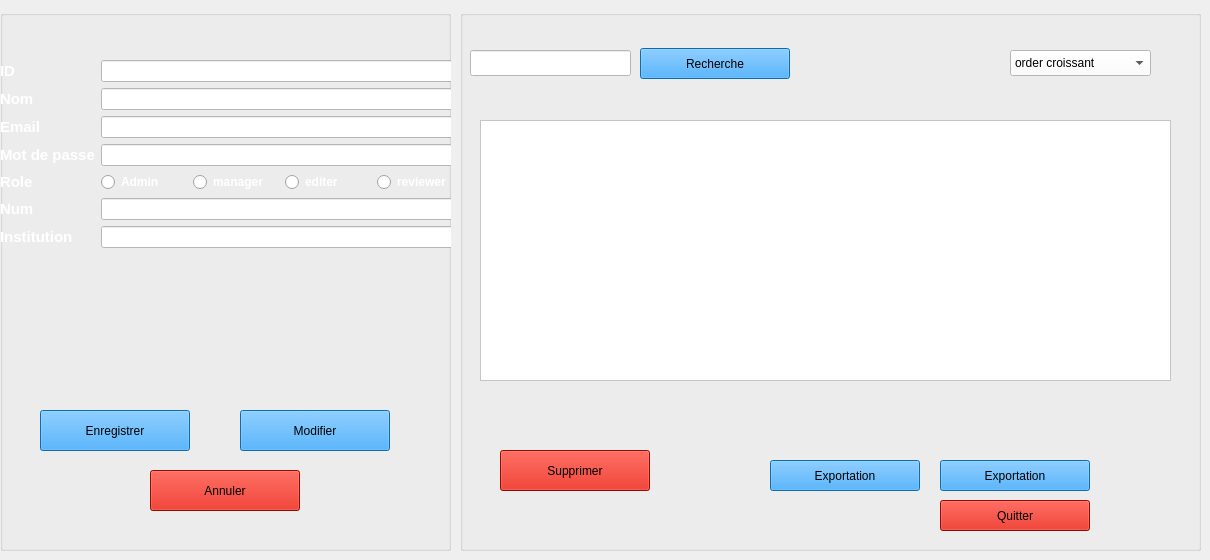
     <widget class="QWidget" name="stackedWidgetPage1">
      <widget class="QGroupBox" name="groupBox_Utilisateur_Form">
       <property name="geometry">
        <rect>
         <x>0</x>
         <y>10</y>
         <width>451</width>
         <height>541</height>
        </rect>
       </property>
       <property name="styleSheet">
        <string notr="true">background-color: rgb(0, 36, 168);
border: #A8D3F0;
/* Style pour tous les GroupBox */
QGroupBox {
    border: 2px solid #2c3e50; /* Couleur de la bordure */
    border-radius: 15px;      /* Même arrondi que les boutons */
    margin-top: 20px;         /* Espace pour le titre en haut */
    font-weight: bold;
    color: #2c3e50;
}
/* Style spécifique pour le titre du GroupBox */
QGroupBox::title {
    subcontrol-origin: margin;
    subcontrol-position: top center; /* Place le titre en haut au centre */
    padding: 0 10px;
}</string>
       </property>
       <property name="title">
        <string/>
       </property>
       <widget class="QWidget" name="formLayoutWidget_Utilisateur">
        <property name="geometry">
         <rect>
          <x>0</x>
          <y>50</y>
          <width>463</width>
          <height>241</height>
         </rect>
        </property>
        <layout class="QFormLayout" name="formLayout_Utilisateur">
         <item row="0" column="0">
          <widget class="QLabel" name="label_ID_Utilisateur">
           <property name="text">
            <string>&lt;html&gt;&lt;head/&gt;&lt;body&gt;&lt;p&gt;&lt;span style=&quot; font-size:11pt; font-weight:700; color:#ffffff;&quot;&gt;ID&lt;/span&gt;&lt;/p&gt;&lt;/body&gt;&lt;/html&gt;</string>
           </property>
          </widget>
         </item>
         <item row="0" column="1">
          <widget class="QLineEdit" name="lineEdit_ID_Utilisateur">
           <property name="styleSheet">
            <string notr="true">background-color: rgb(255, 255, 255);</string>
           </property>
          </widget>
         </item>
         <item row="1" column="0">
          <widget class="QLabel" name="label_Nom_Utilisateur">
           <property name="text">
            <string>&lt;html&gt;&lt;head/&gt;&lt;body&gt;&lt;p&gt;&lt;span style=&quot; font-size:11pt; font-weight:700; color:#ffffff;&quot;&gt;Nom&lt;/span&gt;&lt;/p&gt;&lt;/body&gt;&lt;/html&gt;</string>
           </property>
          </widget>
         </item>
         <item row="1" column="1">
          <widget class="QLineEdit" name="lineEdit_Nom_Utilisateur">
           <property name="styleSheet">
            <string notr="true">background-color: rgb(255, 255, 255);</string>
           </property>
          </widget>
         </item>
         <item row="2" column="0">
          <widget class="QLabel" name="label_Email_Utilisateur">
           <property name="text">
            <string>&lt;html&gt;&lt;head/&gt;&lt;body&gt;&lt;p&gt;&lt;span style=&quot; font-size:11pt; font-weight:700; color:#ffffff;&quot;&gt;Email&lt;/span&gt;&lt;/p&gt;&lt;/body&gt;&lt;/html&gt;</string>
           </property>
          </widget>
         </item>
         <item row="2" column="1">
          <widget class="QLineEdit" name="lineEdit_Email_Utilisateur">
           <property name="styleSheet">
            <string notr="true">background-color: rgb(255, 255, 255);</string>
           </property>
          </widget>
         </item>
         <item row="3" column="1">
          <widget class="QLineEdit" name="lineEdit_Mdp_Utilisateur">
           <property name="styleSheet">
            <string notr="true">background-color: rgb(255, 255, 255);</string>
           </property>
           <property name="echoMode">
            <enum>QLineEdit::EchoMode::Password</enum>
           </property>
          </widget>
         </item>
         <item row="4" column="0">
          <widget class="QLabel" name="label_Role_Utilisateur">
           <property name="text">
            <string>&lt;html&gt;&lt;head/&gt;&lt;body&gt;&lt;p&gt;&lt;span style=&quot; font-size:11pt; font-weight:700; color:#ffffff;&quot;&gt;Role&lt;/span&gt;&lt;/p&gt;&lt;/body&gt;&lt;/html&gt;</string>
           </property>
          </widget>
         </item>
         <item row="4" column="1">
          <layout class="QHBoxLayout" name="horizontalLayout_Role">
           <item>
            <widget class="QRadioButton" name="radioButton_Admin_7">
             <property name="styleSheet">
              <string notr="true">color: white; font-weight: bold;</string>
             </property>
             <property name="text">
              <string>Admin</string>
             </property>
            </widget>
           </item>
           <item>
            <widget class="QRadioButton" name="radioButton_Admin_2">
             <property name="styleSheet">
              <string notr="true">color: white; font-weight: bold;</string>
             </property>
             <property name="text">
              <string>manager</string>
             </property>
            </widget>
           </item>
           <item>
            <widget class="QRadioButton" name="radioButton_Admin">
             <property name="styleSheet">
              <string notr="true">color: white; font-weight: bold;</string>
             </property>
             <property name="text">
              <string>editer</string>
             </property>
            </widget>
           </item>
           <item>
            <widget class="QRadioButton" name="radioButton_Chercheur">
             <property name="styleSheet">
              <string notr="true">color: white; font-weight: bold;</string>
             </property>
             <property name="text">
              <string>reviewer</string>
             </property>
            </widget>
           </item>
          </layout>
         </item>
         <item row="5" column="0">
          <widget class="QLabel" name="label_num">
           <property name="text">
            <string>&lt;html&gt;&lt;head/&gt;&lt;body&gt;&lt;p&gt;&lt;span style=&quot; font-size:11pt; font-weight:700; color:#ffffff;&quot;&gt;Num&lt;/span&gt;&lt;/p&gt;&lt;/body&gt;&lt;/html&gt;</string>
           </property>
          </widget>
         </item>
         <item row="5" column="1">
          <widget class="QLineEdit" name="lineEdit_Institution_Utilisateur_2">
           <property name="styleSheet">
            <string notr="true">background-color: rgb(255, 255, 255);</string>
           </property>
          </widget>
         </item>
         <item row="6" column="0">
          <widget class="QLabel" name="label_Institution">
           <property name="text">
            <string>&lt;html&gt;&lt;head/&gt;&lt;body&gt;&lt;p&gt;&lt;span style=&quot; font-size:11pt; font-weight:700; color:#ffffff;&quot;&gt;Institution&lt;/span&gt;&lt;/p&gt;&lt;/body&gt;&lt;/html&gt;</string>
           </property>
          </widget>
         </item>
         <item row="6" column="1">
          <widget class="QLineEdit" name="lineEdit_Institution_Utilisateur_3">
           <property name="styleSheet">
            <string notr="true">background-color: rgb(255, 255, 255);</string>
           </property>
          </widget>
         </item>
         <item row="3" column="0">
          <widget class="QLabel" name="label_Mdp_Utilisateur">
           <property name="text">
            <string>&lt;html&gt;&lt;head/&gt;&lt;body&gt;&lt;p&gt;&lt;span style=&quot; font-size:11pt; font-weight:700; color:#ffffff;&quot;&gt;Mot de passe&lt;/span&gt;&lt;/p&gt;&lt;/body&gt;&lt;/html&gt;</string>
           </property>
          </widget>
         </item>
        </layout>
       </widget>
       <widget class="QPushButton" name="btn_Enregistrer_Utilisateur">
        <property name="geometry">
         <rect>
          <x>40</x>
          <y>400</y>
          <width>150</width>
          <height>41</height>
         </rect>
        </property>
        <property name="styleSheet">
         <string notr="true">background-color: rgb(16, 151, 255);</string>
        </property>
        <property name="text">
         <string>Enregistrer</string>
        </property>
       </widget>
       <widget class="QPushButton" name="btn_Modifier_Utilisateur">
        <property name="geometry">
         <rect>
          <x>240</x>
          <y>400</y>
          <width>150</width>
          <height>41</height>
         </rect>
        </property>
        <property name="styleSheet">
         <string notr="true">background-color: rgb(16, 151, 255);</string>
        </property>
        <property name="text">
         <string>Modifier</string>
        </property>
       </widget>
       <widget class="QPushButton" name="btn_Annuler_Utilisateur">
        <property name="geometry">
         <rect>
          <x>150</x>
          <y>460</y>
          <width>150</width>
          <height>41</height>
         </rect>
        </property>
        <property name="styleSheet">
         <string notr="true">background-color: rgb(209, 14, 0);</string>
        </property>
        <property name="text">
         <string>Annuler</string>
        </property>
       </widget>
      </widget>
      <widget class="QGroupBox" name="groupBox_Session_List_6">
       <property name="geometry">
        <rect>
         <x>460</x>
         <y>10</y>
         <width>741</width>
         <height>541</height>
        </rect>
       </property>
       <property name="styleSheet">
        <string notr="true">background-color: rgb(0, 36, 168);
border: #A8D3F0;
/* Style pour tous les GroupBox */
QGroupBox {
    border: 2px solid #2c3e50; /* Couleur de la bordure */
    border-radius: 15px;      /* Même arrondi que les boutons */
    margin-top: 20px;         /* Espace pour le titre en haut */
    font-weight: bold;
    color: #2c3e50;
}
/* Style spécifique pour le titre du GroupBox */
QGroupBox::title {
    subcontrol-origin: margin;
    subcontrol-position: top center; /* Place le titre en haut au centre */
    padding: 0 10px;
}</string>
       </property>
       <property name="title">
        <string/>
       </property>
       <widget class="QLineEdit" name="rechSession_6">
        <property name="geometry">
         <rect>
          <x>10</x>
          <y>40</y>
          <width>161</width>
          <height>26</height>
         </rect>
        </property>
        <property name="styleSheet">
         <string notr="true">background-color: rgb(255, 255, 255);</string>
        </property>
       </widget>
       <widget class="QPushButton" name="rechercheSession_6">
        <property name="geometry">
         <rect>
          <x>180</x>
          <y>38</y>
          <width>150</width>
          <height>31</height>
         </rect>
        </property>
        <property name="styleSheet">
         <string notr="true">background-color: rgb(16, 151, 255);
</string>
        </property>
        <property name="text">
         <string>Recherche</string>
        </property>
       </widget>
       <widget class="QPushButton" name="SuppSession_6">
        <property name="geometry">
         <rect>
          <x>40</x>
          <y>440</y>
          <width>150</width>
          <height>41</height>
         </rect>
        </property>
        <property name="styleSheet">
         <string notr="true">background-color: rgb(209, 14, 0);</string>
        </property>
        <property name="text">
         <string>Supprimer</string>
        </property>
       </widget>
       <widget class="QPushButton" name="quitterSession_6">
        <property name="geometry">
         <rect>
          <x>480</x>
          <y>490</y>
          <width>150</width>
          <height>31</height>
         </rect>
        </property>
        <property name="styleSheet">
         <string notr="true">background-color: rgb(209, 14, 0);
</string>
        </property>
        <property name="text">
         <string>Quitter</string>
        </property>
       </widget>
       <widget class="QPushButton" name="expoSession_6">
        <property name="geometry">
         <rect>
          <x>480</x>
          <y>450</y>
          <width>150</width>
          <height>31</height>
         </rect>
        </property>
        <property name="styleSheet">
         <string notr="true">background-color: rgb(16, 151, 255);
</string>
        </property>
        <property name="text">
         <string>Exportation</string>
        </property>
       </widget>
       <widget class="QComboBox" name="comboBox_10">
        <property name="geometry">
         <rect>
          <x>550</x>
          <y>40</y>
          <width>141</width>
          <height>26</height>
         </rect>
        </property>
        <property name="palette">
         <palette>
          <active>
           <colorrole role="WindowText">
            <brush brushstyle="SolidPattern">
             <color alpha="255">
              <red>0</red>
              <green>0</green>
              <blue>0</blue>
             </color>
            </brush>
           </colorrole>
           <colorrole role="Button">
            <brush brushstyle="SolidPattern">
             <color alpha="255">
              <red>255</red>
              <green>255</green>
              <blue>255</blue>
             </color>
            </brush>
           </colorrole>
           <colorrole role="Light">
            <brush brushstyle="SolidPattern">
             <color alpha="255">
              <red>255</red>
              <green>255</green>
              <blue>255</blue>
             </color>
            </brush>
           </colorrole>
           <colorrole role="Midlight">
            <brush brushstyle="SolidPattern">
             <color alpha="255">
              <red>255</red>
              <green>255</green>
              <blue>255</blue>
             </color>
            </brush>
           </colorrole>
           <colorrole role="Dark">
            <brush brushstyle="SolidPattern">
             <color alpha="255">
              <red>127</red>
              <green>127</green>
              <blue>127</blue>
             </color>
            </brush>
           </colorrole>
           <colorrole role="Mid">
            <brush brushstyle="SolidPattern">
             <color alpha="255">
              <red>170</red>
              <green>170</green>
              <blue>170</blue>
             </color>
            </brush>
           </colorrole>
           <colorrole role="Text">
            <brush brushstyle="SolidPattern">
             <color alpha="255">
              <red>0</red>
              <green>0</green>
              <blue>0</blue>
             </color>
            </brush>
           </colorrole>
           <colorrole role="BrightText">
            <brush brushstyle="SolidPattern">
             <color alpha="255">
              <red>255</red>
              <green>255</green>
              <blue>255</blue>
             </color>
            </brush>
           </colorrole>
           <colorrole role="ButtonText">
            <brush brushstyle="SolidPattern">
             <color alpha="255">
              <red>0</red>
              <green>0</green>
              <blue>0</blue>
             </color>
            </brush>
           </colorrole>
           <colorrole role="Base">
            <brush brushstyle="SolidPattern">
             <color alpha="255">
              <red>255</red>
              <green>255</green>
              <blue>255</blue>
             </color>
            </brush>
           </colorrole>
           <colorrole role="Window">
            <brush brushstyle="SolidPattern">
             <color alpha="255">
              <red>255</red>
              <green>255</green>
              <blue>255</blue>
             </color>
            </brush>
           </colorrole>
           <colorrole role="Shadow">
            <brush brushstyle="SolidPattern">
             <color alpha="255">
              <red>0</red>
              <green>0</green>
              <blue>0</blue>
             </color>
            </brush>
           </colorrole>
           <colorrole role="AlternateBase">
            <brush brushstyle="SolidPattern">
             <color alpha="255">
              <red>255</red>
              <green>255</green>
              <blue>255</blue>
             </color>
            </brush>
           </colorrole>
           <colorrole role="ToolTipBase">
            <brush brushstyle="SolidPattern">
             <color alpha="255">
              <red>255</red>
              <green>255</green>
              <blue>220</blue>
             </color>
            </brush>
           </colorrole>
           <colorrole role="ToolTipText">
            <brush brushstyle="SolidPattern">
             <color alpha="255">
              <red>0</red>
              <green>0</green>
              <blue>0</blue>
             </color>
            </brush>
           </colorrole>
           <colorrole role="PlaceholderText">
            <brush brushstyle="SolidPattern">
             <color alpha="127">
              <red>0</red>
              <green>0</green>
              <blue>0</blue>
             </color>
            </brush>
           </colorrole>
           <colorrole role="Accent">
            <brush brushstyle="SolidPattern">
             <color alpha="255">
              <red>255</red>
              <green>255</green>
              <blue>255</blue>
             </color>
            </brush>
           </colorrole>
          </active>
          <inactive>
           <colorrole role="WindowText">
            <brush brushstyle="SolidPattern">
             <color alpha="255">
              <red>0</red>
              <green>0</green>
              <blue>0</blue>
             </color>
            </brush>
           </colorrole>
           <colorrole role="Button">
            <brush brushstyle="SolidPattern">
             <color alpha="255">
              <red>255</red>
              <green>255</green>
              <blue>255</blue>
             </color>
            </brush>
           </colorrole>
           <colorrole role="Light">
            <brush brushstyle="SolidPattern">
             <color alpha="255">
              <red>255</red>
              <green>255</green>
              <blue>255</blue>
             </color>
            </brush>
           </colorrole>
           <colorrole role="Midlight">
            <brush brushstyle="SolidPattern">
             <color alpha="255">
              <red>255</red>
              <green>255</green>
              <blue>255</blue>
             </color>
            </brush>
           </colorrole>
           <colorrole role="Dark">
            <brush brushstyle="SolidPattern">
             <color alpha="255">
              <red>127</red>
              <green>127</green>
              <blue>127</blue>
             </color>
            </brush>
           </colorrole>
           <colorrole role="Mid">
            <brush brushstyle="SolidPattern">
             <color alpha="255">
              <red>170</red>
              <green>170</green>
              <blue>170</blue>
             </color>
            </brush>
           </colorrole>
           <colorrole role="Text">
            <brush brushstyle="SolidPattern">
             <color alpha="255">
              <red>0</red>
              <green>0</green>
              <blue>0</blue>
             </color>
            </brush>
           </colorrole>
           <colorrole role="BrightText">
            <brush brushstyle="SolidPattern">
             <color alpha="255">
              <red>255</red>
              <green>255</green>
              <blue>255</blue>
             </color>
            </brush>
           </colorrole>
           <colorrole role="ButtonText">
            <brush brushstyle="SolidPattern">
             <color alpha="255">
              <red>0</red>
              <green>0</green>
              <blue>0</blue>
             </color>
            </brush>
           </colorrole>
           <colorrole role="Base">
            <brush brushstyle="SolidPattern">
             <color alpha="255">
              <red>255</red>
              <green>255</green>
              <blue>255</blue>
             </color>
            </brush>
           </colorrole>
           <colorrole role="Window">
            <brush brushstyle="SolidPattern">
             <color alpha="255">
              <red>255</red>
              <green>255</green>
              <blue>255</blue>
             </color>
            </brush>
           </colorrole>
           <colorrole role="Shadow">
            <brush brushstyle="SolidPattern">
             <color alpha="255">
              <red>0</red>
              <green>0</green>
              <blue>0</blue>
             </color>
            </brush>
           </colorrole>
           <colorrole role="AlternateBase">
            <brush brushstyle="SolidPattern">
             <color alpha="255">
              <red>255</red>
              <green>255</green>
              <blue>255</blue>
             </color>
            </brush>
           </colorrole>
           <colorrole role="ToolTipBase">
            <brush brushstyle="SolidPattern">
             <color alpha="255">
              <red>255</red>
              <green>255</green>
              <blue>220</blue>
             </color>
            </brush>
           </colorrole>
           <colorrole role="ToolTipText">
            <brush brushstyle="SolidPattern">
             <color alpha="255">
              <red>0</red>
              <green>0</green>
              <blue>0</blue>
             </color>
            </brush>
           </colorrole>
           <colorrole role="PlaceholderText">
            <brush brushstyle="SolidPattern">
             <color alpha="127">
              <red>0</red>
              <green>0</green>
              <blue>0</blue>
             </color>
            </brush>
           </colorrole>
           <colorrole role="Accent">
            <brush brushstyle="SolidPattern">
             <color alpha="255">
              <red>255</red>
              <green>255</green>
              <blue>255</blue>
             </color>
            </brush>
           </colorrole>
          </inactive>
          <disabled>
           <colorrole role="WindowText">
            <brush brushstyle="SolidPattern">
             <color alpha="255">
              <red>127</red>
              <green>127</green>
              <blue>127</blue>
             </color>
            </brush>
           </colorrole>
           <colorrole role="Button">
            <brush brushstyle="SolidPattern">
             <color alpha="255">
              <red>255</red>
              <green>255</green>
              <blue>255</blue>
             </color>
            </brush>
           </colorrole>
           <colorrole role="Light">
            <brush brushstyle="SolidPattern">
             <color alpha="255">
              <red>255</red>
              <green>255</green>
              <blue>255</blue>
             </color>
            </brush>
           </colorrole>
           <colorrole role="Midlight">
            <brush brushstyle="SolidPattern">
             <color alpha="255">
              <red>255</red>
              <green>255</green>
              <blue>255</blue>
             </color>
            </brush>
           </colorrole>
           <colorrole role="Dark">
            <brush brushstyle="SolidPattern">
             <color alpha="255">
              <red>127</red>
              <green>127</green>
              <blue>127</blue>
             </color>
            </brush>
           </colorrole>
           <colorrole role="Mid">
            <brush brushstyle="SolidPattern">
             <color alpha="255">
              <red>170</red>
              <green>170</green>
              <blue>170</blue>
             </color>
            </brush>
           </colorrole>
           <colorrole role="Text">
            <brush brushstyle="SolidPattern">
             <color alpha="255">
              <red>127</red>
              <green>127</green>
              <blue>127</blue>
             </color>
            </brush>
           </colorrole>
           <colorrole role="BrightText">
            <brush brushstyle="SolidPattern">
             <color alpha="255">
              <red>255</red>
              <green>255</green>
              <blue>255</blue>
             </color>
            </brush>
           </colorrole>
           <colorrole role="ButtonText">
            <brush brushstyle="SolidPattern">
             <color alpha="255">
              <red>127</red>
              <green>127</green>
              <blue>127</blue>
             </color>
            </brush>
           </colorrole>
           <colorrole role="Base">
            <brush brushstyle="SolidPattern">
             <color alpha="255">
              <red>255</red>
              <green>255</green>
              <blue>255</blue>
             </color>
            </brush>
           </colorrole>
           <colorrole role="Window">
            <brush brushstyle="SolidPattern">
             <color alpha="255">
              <red>255</red>
              <green>255</green>
              <blue>255</blue>
             </color>
            </brush>
           </colorrole>
           <colorrole role="Shadow">
            <brush brushstyle="SolidPattern">
             <color alpha="255">
              <red>0</red>
              <green>0</green>
              <blue>0</blue>
             </color>
            </brush>
           </colorrole>
           <colorrole role="AlternateBase">
            <brush brushstyle="SolidPattern">
             <color alpha="255">
              <red>255</red>
              <green>255</green>
              <blue>255</blue>
             </color>
            </brush>
           </colorrole>
           <colorrole role="ToolTipBase">
            <brush brushstyle="SolidPattern">
             <color alpha="255">
              <red>255</red>
              <green>255</green>
              <blue>220</blue>
             </color>
            </brush>
           </colorrole>
           <colorrole role="ToolTipText">
            <brush brushstyle="SolidPattern">
             <color alpha="255">
              <red>0</red>
              <green>0</green>
              <blue>0</blue>
             </color>
            </brush>
           </colorrole>
           <colorrole role="PlaceholderText">
            <brush brushstyle="SolidPattern">
             <color alpha="127">
              <red>127</red>
              <green>127</green>
              <blue>127</blue>
             </color>
            </brush>
           </colorrole>
           <colorrole role="Accent">
            <brush brushstyle="SolidPattern">
             <color alpha="255">
              <red>255</red>
              <green>255</green>
              <blue>255</blue>
             </color>
            </brush>
           </colorrole>
          </disabled>
         </palette>
        </property>
        <property name="styleSheet">
         <string notr="true">background-color: rgb(255, 255, 255);</string>
        </property>
        <item>
         <property name="text">
          <string>order croissant</string>
         </property>
        </item>
        <item>
         <property name="text">
          <string>order decroissant</string>
         </property>
        </item>
       </widget>
       <widget class="QTableWidget" name="tableWidget_10">
        <property name="geometry">
         <rect>
          <x>20</x>
          <y>110</y>
          <width>691</width>
          <height>261</height>
         </rect>
        </property>
        <property name="styleSheet">
         <string notr="true">background-color: rgb(255, 255, 255);</string>
        </property>
       </widget>
       <widget class="QPushButton" name="expoSession_7">
        <property name="geometry">
         <rect>
          <x>310</x>
          <y>450</y>
          <width>150</width>
          <height>31</height>
         </rect>
        </property>
        <property name="styleSheet">
         <string notr="true">background-color: rgb(16, 151, 255);
</string>
        </property>
        <property name="text">
         <string>Exportation</string>
        </property>
       </widget>
      </widget>
     </widget>
